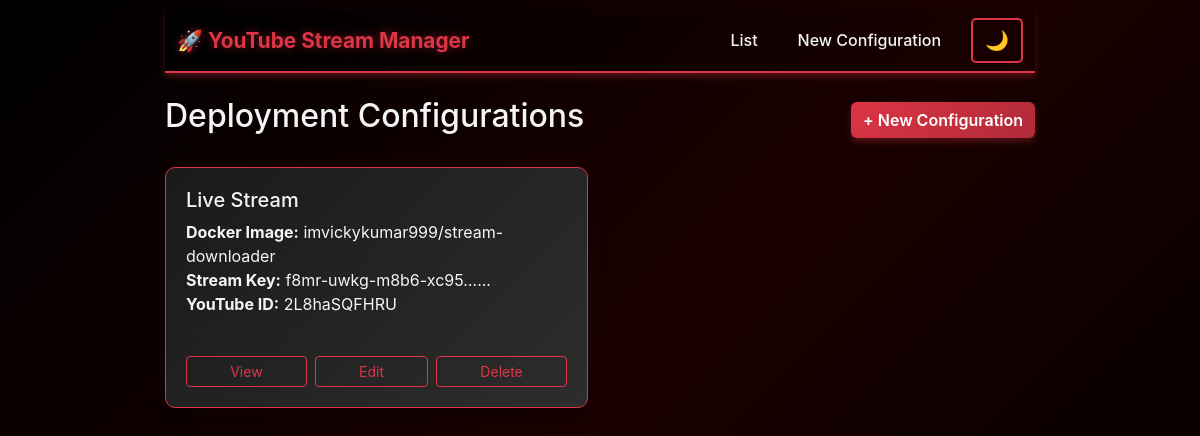
Before: / with the older database file.
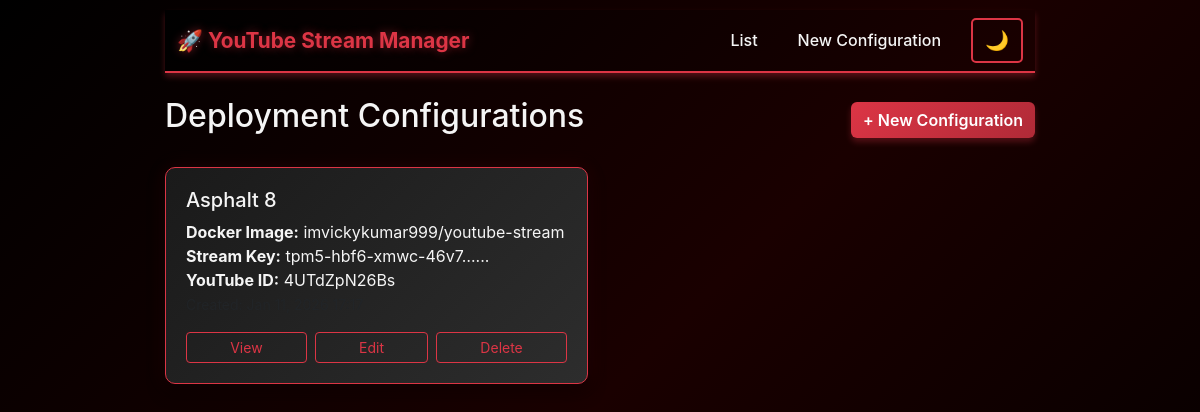
After: the same page with the newer database file.
### deployments/models.py (models this page shows, shortened)
class RailwayDeployment(models.Model):
    railway_token = models.CharField(
        max_length=255,
        help_text="Get it from https://railway.com/account/tokens",
        verbose_name="Railway Token"
    )
    project_name = models.CharField(
        max_length=255,
        default="Live Stream",
        help_text="Use a unique name for your project",
        verbose_name="Project Name"
    )
    docker_image = models.CharField(
        max_length=255,
        default="imvickykumar999/stream-downloader",
        help_text="Docker image to deploy (e.g., imvickykumar999/stream-downloader)",
        verbose_name="Docker Image"
    )
    stream_key = models.CharField(
        max_length=255,
        default='',
        help_text="Get it from https://studio.youtube.com/channel/UC/livestreaming",
        verbose_name="Stream Key"
    )
    youtube_id = models.CharField(
        max_length=50,
        default='',
        help_text="YouTube video ID (e.g., 4UTdZpN26Bs from https://www.youtube.com/watch?v=4UTdZpN26Bs)",
        verbose_name="YouTube ID"
    )
    railway_project_id = models.CharField(
        max_length=255,
        blank=True,
        null=True,
        help_text="Railway project ID (set after first deployment)",
        verbose_name="Railway Project ID"
    )
    railway_service_id = models.CharField(
        max_length=255,
        blank=True,
        null=True,
        help_text="Railway service ID (set after first deployment)",
        verbose_name="Railway Service ID"
    )
    created_at = models.DateTimeField(auto_now_add=True)
    updated_at = models.DateTimeField(auto_now=True)
    is_active = models.BooleanField(default=True, help_text="Active configuration")
    class Meta:
        verbose_name = "Railway Deployment"
        verbose_name_plural = "Railway Deployments"
        ordering = ['-created_at']

### deployments/views.py (the view)
# urls.py: path('', views.deployment_list, name='deployment_list'),
def deployment_list(request):
    deployments = RailwayDeployment.objects.all()
    return render(request, 'deployments/list.html', {'deployments': deployments})

### deployments/templates/deployments/list.html (shortened to what this page needs)
{% extends 'deployments/base.html' %}
{% block content %}
<div class="d-flex justify-content-between align-items-center mb-4">
    <h2>Deployment Configurations</h2>
    <a href="{% url 'deployments:deployment_form' %}" class="btn btn-primary">+ New Configuration</a>
</div>
{% if deployments %}
    <div class="row">
        {% for deployment in deployments %}
        <div class="col-md-6 mb-3">
            <div class="card">
                <div class="card-body">
                    <h5 class="card-title">{{ deployment.project_name }}</h5>
                    <p class="card-text">
                        <strong>Docker Image:</strong> {{ deployment.docker_image }}<br>
                        {% if deployment.stream_key %}
                            <strong>Stream Key:</strong> {{ deployment.stream_key|truncatechars:20 }}...<br>
                        {% endif %}
                        {% if deployment.youtube_id %}
                            <strong>YouTube ID:</strong> {{ deployment.youtube_id }}<br>
                        {% endif %}
                        <small class="text-muted">Created: {{ deployment.created_at|date:"M d, Y H:i" }}</small>
                    </p>
                    <div class="d-flex gap-2" role="group">
                        <a href="{% url 'deployments:deployment_detail' deployment.pk %}" class="btn btn-sm btn-outline-primary flex-fill">View</a>
                        <a href="{% url 'deployments:deployment_edit' deployment.pk %}" class="btn btn-sm btn-outline-secondary flex-fill">Edit</a>
                        <a href="{% url 'deployments:deployment_delete' deployment.pk %}" class="btn btn-sm btn-outline-danger flex-fill">Delete</a>
                    </div>
                </div>
            </div>
        </div>
        {% endfor %}
    </div>
{% endif %}
{% endblock %}

### deployments/templates/deployments/base.html (shortened to what this page needs)
<!DOCTYPE html>
<html lang="en">
<head>
    <link href="https://cdn.jsdelivr.net/npm/bootstrap@5.3.0/dist/css/bootstrap.min.css" rel="stylesheet">
</head>
<body>
    <div class="container">
        <nav class="navbar navbar-expand-lg navbar-dark mb-4">
            <div class="container-fluid">
                <a class="navbar-brand" href="{% url 'deployments:deployment_list' %}">🚀 YouTube Stream Manager</a>
                <div class="collapse navbar-collapse" id="navbarNav">
                    <div class="navbar-nav ms-auto d-flex align-items-center">
                        <a class="nav-link" href="{% url 'deployments:deployment_list' %}">List</a>
                        <a class="nav-link" href="{% url 'deployments:deployment_form' %}">New Configuration</a>
                        <button class="theme-toggle" id="themeToggle" aria-label="Toggle theme">
                            <span id="themeIcon">🌙</span>
                        </button>
                    </div>
                </div>
            </div>
        </nav>
        <div class="toast-container position-fixed top-0 end-0 p-3" style="z-index: 9999;">
        </div>
        {% block content %}{% endblock %}
    </div>
</body>
</html>

### deployments/templates/deployments/base.html (style rules this page uses)
:root { --primary-red: #dc3545; --dark-red: #b02a37; --darker-red: #8b1e2a; --black: #000000; --dark-gray: #1a1a1a; --medium-gray: #2d2d2d; --light-gray: #3a3a3a; --text-light: #f5f5f5; --text-muted: #b0b0b0; }
[data-theme="dark"] { --bg-primary: #000000; --bg-secondary: #1a0000; --bg-card: #1a1a1a; --bg-navbar: #000000; --text-primary: #f5f5f5; --text-secondary: #b0b0b0; --border-color: #dc3545; --shadow: rgba(0, 0, 0, 0.5); }
body { background: linear-gradient(135deg, var(--bg-primary) 0%, var(--bg-secondary) 50%, var(--bg-primary) 100%); color: var(--text-primary); padding-top: 10px; padding-bottom: 20px; min-height: 100vh; font-family: -apple-system, BlinkMacSystemFont, 'Segoe UI', Roboto, 'Helvetica Neue', Arial, sans-serif; transition: background 0.3s ease, color 0.3s ease; }
.container { max-width: 900px; padding-left: 15px; padding-right: 15px; }
.navbar { background: linear-gradient(135deg, var(--bg-navbar) 0%, var(--bg-secondary) 100%) !important; border-bottom: 2px solid var(--primary-red); box-shadow: 0 4px 6px rgba(220, 53, 69, 0.3); transition: background 0.3s ease; }
.navbar-brand { color: var(--primary-red) !important; font-weight: 700; font-size: 1.3rem; text-shadow: 0 0 10px rgba(220, 53, 69, 0.5); }
.nav-link { color: var(--text-primary) !important; font-weight: 500; margin: 0 5px; padding: 8px 15px !important; border-radius: 5px; transition: all 0.3s ease; }
.theme-toggle { background: transparent; border: 2px solid var(--primary-red); color: var(--primary-red); padding: 6px 12px; border-radius: 5px; cursor: pointer; font-size: 1.2rem; transition: all 0.3s ease; margin-left: 10px; }
.card { background: linear-gradient(135deg, var(--bg-card) 0%, var(--medium-gray) 100%); border: 1px solid var(--primary-red); border-radius: 10px; box-shadow: 0 8px 16px var(--shadow), 0 0 20px rgba(220, 53, 69, 0.1); margin-bottom: 20px; color: var(--text-primary); transition: background 0.3s ease, color 0.3s ease; }
.card-body { background: transparent; color: var(--text-primary); padding: 20px; }
.btn-primary { background: linear-gradient(135deg, var(--primary-red) 0%, var(--dark-red) 100%); border: none; color: #fff; font-weight: 600; box-shadow: 0 4px 6px rgba(220, 53, 69, 0.3); transition: all 0.3s ease; }
.btn-outline-primary, .btn-outline-secondary, .btn-outline-danger { border-color: var(--primary-red); color: var(--primary-red); }
a { color: var(--primary-red); }

Changed rows visible on the page:
removed RailwayDeployment: project_name "Live Stream", docker_image "imvickykumar999/stream-downloader", stream_key "f8mr-uwkg-m8b6-xc95…", youtube_id "2L8haSQFHRU"
added RailwayDeployment: project_name "Asphalt 8", docker_image "imvickykumar999/youtube-stream", stream_key "tpm5-hbf6-xmwc-46v7…", youtube_id "4UTdZpN26Bs"
